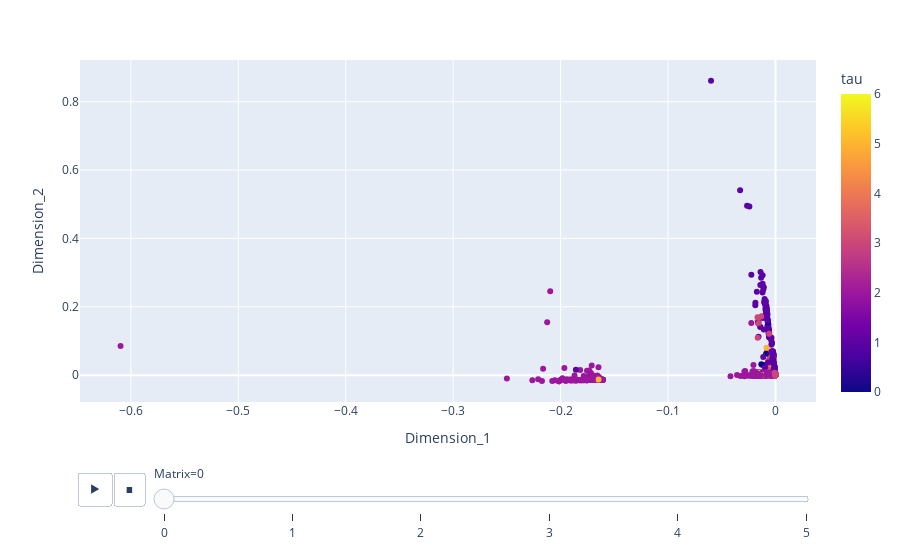

The cell this chart's notebook holds for it:
### Code cell
import plotly.express as px

# Example plot
fig = px.scatter(yadf, 
                 x='Dimension_1', 
                 y='Dimension_2', 
                 color='tau', 
                 animation_frame='Matrix')

fig.show()

### Figure 1 — Plotly figure (JSON) as saved in the notebook; plotly's stock layout.template omitted (floating-point values rounded to 4 significant figures; data arrays with more than 128 entries replaced by an {"elided": "..."} marker saying what was removed)
{"data": [{"hovertemplate": "Matrix=0<br>Dimension_1=%{x}<br>Dimension_2=%{y}<br>tau=%{marker.color}<extra></extra>", "legendgroup": "", "marker": {"color": {"elided": "2708 int values"}, "coloraxis": "coloraxis", "symbol": "circle"}, "mode": "markers", "name": "", "orientation": "v", "showlegend": false, "type": "scatter", "x": {"elided": "2708 float values"}, "xaxis": "x", "y": {"elided": "2708 float values"}, "yaxis": "y"}], "layout": {"coloraxis": {"colorbar": {"title": {"text": "tau"}}, "colorscale": [[0, "#0d0887"], [0.1111, "#46039f"], [0.2222, "#7201a8"], [0.3333, "#9c179e"], [0.4444, "#bd3786"], [0.5556, "#d8576b"], [0.6667, "#ed7953"], [0.7778, "#fb9f3a"], [0.8889, "#fdca26"], [1, "#f0f921"]]}, "legend": {"tracegroupgap": 0}, "margin": {"t": 60}, "sliders": [{"active": 0, "currentvalue": {"prefix": "Matrix="}, "len": 0.9, "pad": {"b": 10, "t": 60}, "steps": [{"args": [["0"], {"frame": {"duration": 0, "redraw": false}, "fromcurrent": true, "mode": "immediate", "transition": {"duration": 0, "easing": "linear"}}], "label": "0", "method": "animate"}, {"args": [["1"], {"frame": {"duration": 0, "redraw": false}, "fromcurrent": true, "mode": "immediate", "transition": {"duration": 0, "easing": "linear"}}], "label": "1", "method": "animate"}, {"args": [["2"], {"frame": {"duration": 0, "redraw": false}, "fromcurrent": true, "mode": "immediate", "transition": {"duration": 0, "easing": "linear"}}], "label": "2", "method": "animate"}, {"args": [["3"], {"frame": {"duration": 0, "redraw": false}, "fromcurrent": true, "mode": "immediate", "transition": {"duration": 0, "easing": "linear"}}], "label": "3", "method": "animate"}, {"args": [["4"], {"frame": {"duration": 0, "redraw": false}, "fromcurrent": true, "mode": "immediate", "transition": {"duration": 0, "easing": "linear"}}], "label": "4", "method": "animate"}, {"args": [["5"], {"frame": {"duration": 0, "redraw": false}, "fromcurrent": true, "mode": "immediate", "transition": {"duration": 0, "easing": "linear"}}], "label": "5", "method": "animate"}], "x": 0.1, "xanchor": "left", "y": 0, "yanchor": "top"}], "updatemenus": [{"buttons": [{"args": [null, {"frame": {"duration": 500, "redraw": false}, "fromcurrent": true, "mode": "immediate", "transition": {"duration": 500, "easing": "linear"}}], "label": "&#9654;", "method": "animate"}, {"args": [[null], {"frame": {"duration": 0, "redraw": false}, "fromcurrent": true, "mode": "immediate", "transition": {"duration": 0, "easing": "linear"}}], "label": "&#9724;", "method": "animate"}], "direction": "left", "pad": {"r": 10, "t": 70}, "showactive": false, "type": "buttons", "x": 0.1, "xanchor": "right", "y": 0, "yanchor": "top"}], "xaxis": {"anchor": "y", "domain": [0, 1], "title": {"text": "Dimension_1"}}, "yaxis": {"anchor": "x", "domain": [0, 1], "title": {"text": "Dimension_2"}}}}
